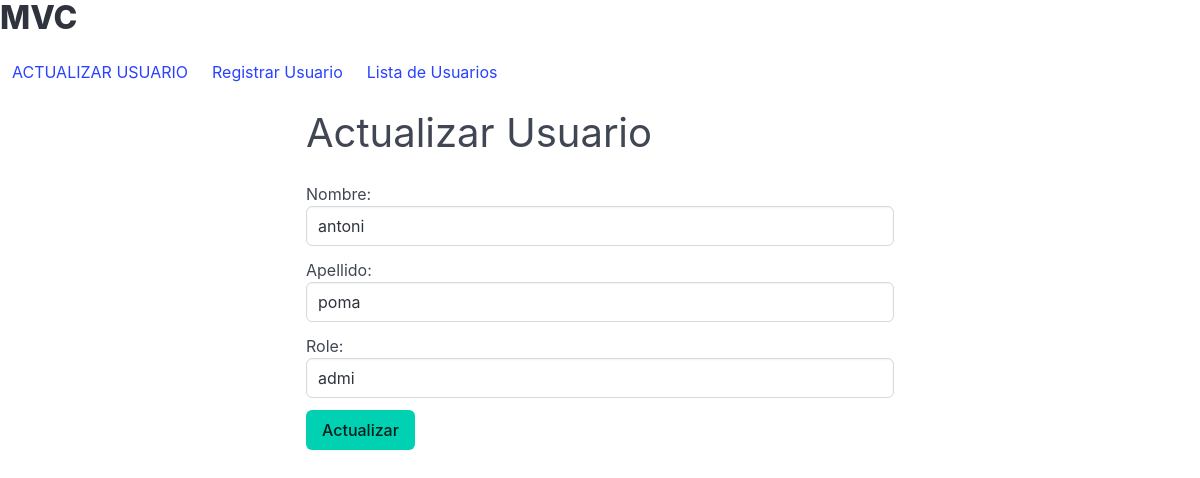
/users/1/update (signed in), run on the app's committed database.
### app/models/user_model.py (models this page shows, shortened)
class User(UserMixin, db.Model): #con herencia de UserMixin, db.Model
    __tablename__ = "users"
    id = db.Column(db.Integer, primary_key=True)
    first_name = db.Column(db.String(50), nullable=False)
    last_name = db.Column(db.String(50), nullable=False)
    username = db.Column(db.String(100), unique=True, nullable=False)
    role = db.Column(db.String(100), nullable=False)
    password_hash = db.Column(db.String(128), nullable=False)
    @staticmethod
    def get_by_id(id):
        return User.query.get(id)

### app/controllers/user_controller.py (the view, shortened to what this page needs)
@user_bp.route("/users/<int:id>/update", methods=["GET", "POST"])
@login_required
def update_user(id):
    user = User.get_by_id(id)
    if not user:
        return "Usuario no encontrado", 404
    return user_view.actualizar(user)

### app/run.py (called while the page is built)
@login_manager.user_loader
def load_user(user_id):
    return User.query.get(int(user_id))

### app/views/user_view.py (called while the page is built)
def actualizar(user):
    return render_template("actualizar.html", title="Actualizar usuario", user=user)

### app/templates/actualizar.html
{% extends 'base.html' %}
{% block content %}
<h2 class="subtitle is-2">Actualizar Usuario</h2>
<form method="post" action="/users/{{ user.id }}/update">
    <div class="field">
        <label for="first_name">Nombre:</label>
        <div class="control">
            <input type="text" id="first_name" name="first_name"
            required class="input" value="{{ user.first_name }}">
        </div>
    </div>
    <div class="field">
        <label for="last_name">Apellido:</label>
        <div class="control">
            <input type="text" id="last_name" name="last_name"
            required class="input" value="{{ user.last_name }}">
        </div>
    </div>
    <div class="field">
        <label for="role">Role:</label>
        <div class="control">
            <input type="text" id="role" name="role"
            required class="input" value="{{ user.role }}">
        </div>
    </div>
    <input type="submit" value="Actualizar" class="button is-primary">
{% endblock %}

### data on the page
User: first_name "antoni", last_name "poma", role "admi"

### other printed values
{{ title.upper() }} "ACTUALIZAR USUARIO"
